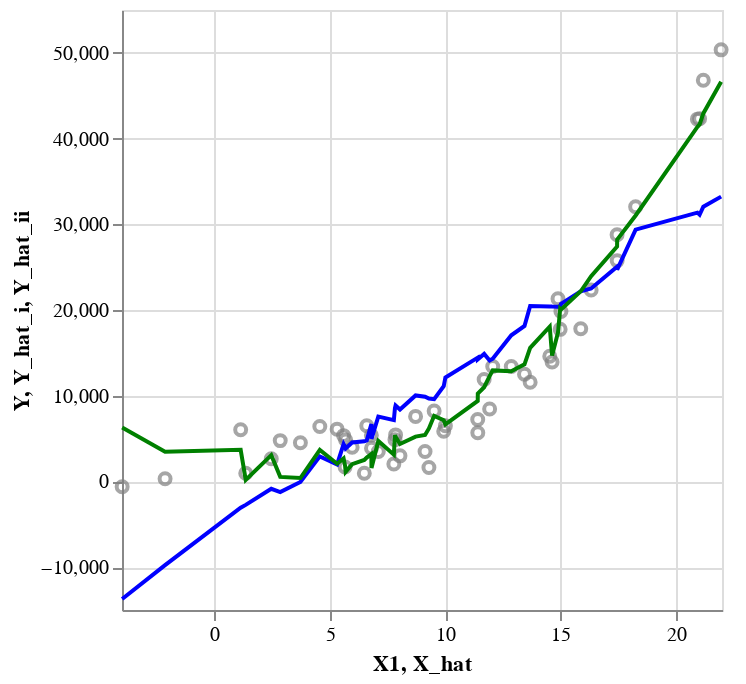

The notebook cell this image was saved under:
### Code cell
# Plot data and two fitted models. Select fitted models by updating 'n_i' and 'n_ii'.
f_plot_data_and_two_models(df_data = df_data2, df_results = df_results2, n_i = 1, n_ii = 2, b_split = False)

### Figure 1 — Vega-Lite specification as saved in the notebook (floating-point values rounded to 4 significant figures)
{"config": {"view": {"continuousWidth": 300, "continuousHeight": 300}}, "layer": [{"data": {"name": "data-3113c300f5f5bd2cd3aad3584e4e5940"}, "mark": {"type": "point", "color": "grey"}, "encoding": {"x": {"field": "X1", "type": "quantitative"}, "y": {"field": "Y", "type": "quantitative"}}}, {"data": {"name": "data-c0a96dd320757658bdfc9f4448028fce"}, "mark": {"type": "line", "color": "blue"}, "encoding": {"x": {"field": "X_hat", "type": "quantitative"}, "y": {"field": "Y_hat_i", "type": "quantitative"}}}, {"data": {"name": "data-c0a96dd320757658bdfc9f4448028fce"}, "mark": {"type": "line", "color": "green"}, "encoding": {"x": {"field": "X_hat", "type": "quantitative"}, "y": {"field": "Y_hat_ii", "type": "quantitative"}}}], "$schema": "https://vega.github.io/schema/vega-lite/v5.8.0.json", "datasets": {"data-3113c300f5f5bd2cd3aad3584e4e5940": [{"Y": -615.8, "X1": -3.993, "X2": 13.21, "X3": 11.27}, {"Y": 315.7, "X1": -2.133, "X2": 0.1106, "X3": 11.42}, {"Y": 6035.0, "X1": 1.142, "X2": 13.56, "X3": 2.941}, {"Y": 955.2, "X1": 1.362, "X2": 22.99, "X3": 0.6157}, {"Y": 2653.0, "X1": 2.469, "X2": 9.877, "X3": 4.902}, {"Y": 4761.0, "X1": 2.857, "X2": 10.17, "X3": 10.84}, {"Y": 4506.0, "X1": 3.731, "X2": 10.9, "X3": 12.77}, {"Y": 6400.0, "X1": 4.572, "X2": 0.6901, "X3": 7.347}, {"Y": 6098.0, "X1": 5.321, "X2": 12.13, "X3": 16.89}, {"Y": 5346.0, "X1": 5.602, "X2": 1.973, "X3": 9.284}, {"Y": 1686.0, "X1": 5.666, "X2": 7.862, "X3": 10.1}, {"Y": 4831.0, "X1": 5.691, "X2": 16.21, "X3": 9.03}, {"Y": 3987.0, "X1": 5.973, "X2": 6.324, "X3": 10.67}, {"Y": 958.4, "X1": 6.501, "X2": 12.51, "X3": 13.52}, {"Y": 6501.0, "X1": 6.606, "X2": 15.06, "X3": 13.33}, {"Y": 5393.0, "X1": 6.805, "X2": 11.39, "X3": 5.508}, {"Y": 3873.0, "X1": 6.811, "X2": 3.145, "X3": 17.62}, {"Y": 3496.0, "X1": 7.107, "X2": 8.338, "X3": 4.525}, {"Y": 2038.0, "X1": 7.78, "X2": 19.8, "X3": 10.4}, {"Y": 4871.0, "X1": 7.828, "X2": -0.1252, "X3": 8.628}, {"Y": 5431.0, "X1": 7.855, "X2": 8.621, "X3": 4.755}, {"Y": 2985.0, "X1": 8.046, "X2": 7.239, "X3": 9.624}, {"Y": 7586.0, "X1": 8.722, "X2": 10.6, "X3": 6.296}, {"Y": 3492.0, "X1": 9.132, "X2": 13.74, "X3": 10.36}, {"Y": 1626.0, "X1": 9.3, "X2": 18.04, "X3": 12.02}, {"Y": 8215.0, "X1": 9.526, "X2": 8.649, "X3": 17.36}, {"Y": 5846.0, "X1": 9.941, "X2": 14.06, "X3": 11.54}, {"Y": 6497.0, "X1": 10.01, "X2": 12.5, "X3": 6.944}, {"Y": 7217.0, "X1": 11.41, "X2": 12.37, "X3": 8.042}, {"Y": 5686.0, "X1": 11.42, "X2": 7.18, "X3": 10.7}, {"Y": 11900.0, "X1": 11.69, "X2": 5.013, "X3": 10.47}, {"Y": 8459.0, "X1": 11.93, "X2": 4.5, "X3": 17.3}, {"Y": 13420.0, "X1": 12.06, "X2": 6.218, "X3": 16.98}, {"Y": 13400.0, "X1": 12.87, "X2": 11.61, "X3": 8.205}, {"Y": 12500.0, "X1": 13.44, "X2": 13.8, "X3": 7.257}, {"Y": 11580.0, "X1": 13.69, "X2": 11.62, "X3": -2.785}, {"Y": 14600.0, "X1": 14.54, "X2": 7.255, "X3": 7.255}, {"Y": 13940.0, "X1": 14.64, "X2": 19.03, "X3": 5.11}, {"Y": 21300.0, "X1": 14.89, "X2": 17.59, "X3": 8.226}, {"Y": 17740.0, "X1": 14.99, "X2": 8.23, "X3": 11.96}, {"Y": 19820.0, "X1": 15.02, "X2": 5.883, "X3": 10.89}, {"Y": 17810.0, "X1": 15.88, "X2": 10.65, "X3": 9.85}, {"Y": 22320.0, "X1": 16.33, "X2": 16.34, "X3": 11.0}, {"Y": 28770.0, "X1": 17.45, "X2": 11.66, "X3": 9.369}, {"Y": 25760.0, "X1": 17.46, "X2": 12.78, "X3": 10.99}, {"Y": 32050.0, "X1": 18.26, "X2": 8.94, "X3": -6.155}, {"Y": 42270.0, "X1": 20.93, "X2": 12.28, "X3": 8.654}, {"Y": 42300.0, "X1": 21.03, "X2": 17.72, "X3": 9.446}, {"Y": 46800.0, "X1": 21.19, "X2": 8.802, "X3": 8.294}, {"Y": 50350.0, "X1": 21.96, "X2": 10.72, "X3": 8.91}], "data-c0a96dd320757658bdfc9f4448028fce": [{"X_hat": -3.993, "Y_hat_i": -13720.0, "Y_hat_ii": 6278.0}, {"X_hat": -2.133, "Y_hat_i": -9763.0, "Y_hat_ii": 3475.0}, {"X_hat": 1.142, "Y_hat_i": -3069.0, "Y_hat_ii": 3684.0}, {"X_hat": 1.362, "Y_hat_i": -2734.0, "Y_hat_ii": 179.3}, {"X_hat": 2.469, "Y_hat_i": -862.9, "Y_hat_ii": 3066.0}, {"X_hat": 2.857, "Y_hat_i": -1243.0, "Y_hat_ii": 530.4}, {"X_hat": 3.731, "Y_hat_i": -61.02, "Y_hat_ii": 398.5}, {"X_hat": 4.572, "Y_hat_i": 2921.0, "Y_hat_ii": 3685.0}, {"X_hat": 5.321, "Y_hat_i": 1986.0, "Y_hat_ii": 2060.0}, {"X_hat": 5.602, "Y_hat_i": 4354.0, "Y_hat_ii": 2677.0}, {"X_hat": 5.666, "Y_hat_i": 4027.0, "Y_hat_ii": 1837.0}, {"X_hat": 5.691, "Y_hat_i": 3844.0, "Y_hat_ii": 1117.0}, {"X_hat": 5.973, "Y_hat_i": 4552.0, "Y_hat_ii": 2018.0}, {"X_hat": 6.501, "Y_hat_i": 4676.0, "Y_hat_ii": 2512.0}, {"X_hat": 6.606, "Y_hat_i": 4770.0, "Y_hat_ii": 2785.0}, {"X_hat": 6.805, "Y_hat_i": 6706.0, "Y_hat_ii": 3194.0}, {"X_hat": 6.811, "Y_hat_i": 4970.0, "Y_hat_ii": 1577.0}, {"X_hat": 7.107, "Y_hat_i": 7574.0, "Y_hat_ii": 4727.0}, {"X_hat": 7.78, "Y_hat_i": 7156.0, "Y_hat_ii": 3126.0}, {"X_hat": 7.828, "Y_hat_i": 8555.0, "Y_hat_ii": 5394.0}, {"X_hat": 7.855, "Y_hat_i": 8856.0, "Y_hat_ii": 5216.0}, {"X_hat": 8.046, "Y_hat_i": 8397.0, "Y_hat_ii": 4372.0}, {"X_hat": 8.722, "Y_hat_i": 10030.0, "Y_hat_ii": 5227.0}, {"X_hat": 9.132, "Y_hat_i": 9881.0, "Y_hat_ii": 5425.0}, {"X_hat": 9.3, "Y_hat_i": 9671.0, "Y_hat_ii": 6185.0}, {"X_hat": 9.526, "Y_hat_i": 9594.0, "Y_hat_ii": 7652.0}, {"X_hat": 9.941, "Y_hat_i": 11100.0, "Y_hat_ii": 7137.0}, {"X_hat": 10.01, "Y_hat_i": 12130.0, "Y_hat_ii": 6647.0}, {"X_hat": 11.41, "Y_hat_i": 14450.0, "Y_hat_ii": 9391.0}, {"X_hat": 11.42, "Y_hat_i": 14240.0, "Y_hat_ii": 10240.0}, {"X_hat": 11.69, "Y_hat_i": 14880.0, "Y_hat_ii": 10990.0}, {"X_hat": 11.93, "Y_hat_i": 14110.0, "Y_hat_ii": 12280.0}, {"X_hat": 12.06, "Y_hat_i": 14320.0, "Y_hat_ii": 12960.0}, {"X_hat": 12.87, "Y_hat_i": 17050.0, "Y_hat_ii": 12860.0}, {"X_hat": 13.44, "Y_hat_i": 18140.0, "Y_hat_ii": 13660.0}, {"X_hat": 13.69, "Y_hat_i": 20480.0, "Y_hat_ii": 15590.0}, {"X_hat": 14.54, "Y_hat_i": 20420.0, "Y_hat_ii": 18050.0}, {"X_hat": 14.64, "Y_hat_i": 20400.0, "Y_hat_ii": 14690.0}, {"X_hat": 14.89, "Y_hat_i": 20370.0, "Y_hat_ii": 17370.0}, {"X_hat": 14.99, "Y_hat_i": 20340.0, "Y_hat_ii": 20130.0}, {"X_hat": 15.02, "Y_hat_i": 20710.0, "Y_hat_ii": 20030.0}, {"X_hat": 15.88, "Y_hat_i": 22190.0, "Y_hat_ii": 22180.0}, {"X_hat": 16.33, "Y_hat_i": 22510.0, "Y_hat_ii": 23940.0}, {"X_hat": 17.45, "Y_hat_i": 25040.0, "Y_hat_ii": 27410.0}, {"X_hat": 17.46, "Y_hat_i": 24700.0, "Y_hat_ii": 28210.0}, {"X_hat": 18.26, "Y_hat_i": 29380.0, "Y_hat_ii": 31030.0}, {"X_hat": 20.93, "Y_hat_i": 31360.0, "Y_hat_ii": 41360.0}, {"X_hat": 21.03, "Y_hat_i": 31120.0, "Y_hat_ii": 41660.0}, {"X_hat": 21.19, "Y_hat_i": 32060.0, "Y_hat_ii": 42930.0}, {"X_hat": 21.96, "Y_hat_i": 33230.0, "Y_hat_ii": 46620.0}]}}
